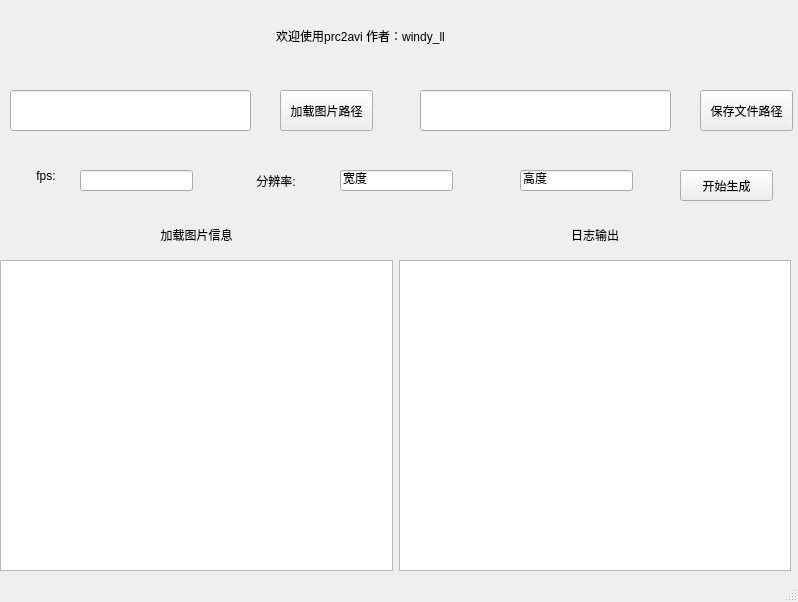
<?xml version="1.0" encoding="UTF-8"?>
<ui version="4.0">
 <class>MainWindow</class>
 <widget class="QMainWindow" name="MainWindow">
  <property name="geometry">
   <rect>
    <x>0</x>
    <y>0</y>
    <width>798</width>
    <height>602</height>
   </rect>
  </property>
  <property name="windowTitle">
   <string>prc2avi  by windy_ll</string>
  </property>
  <widget class="QWidget" name="centralwidget">
   <widget class="QWidget" name="horizontalLayoutWidget">
    <property name="geometry">
     <rect>
      <x>0</x>
      <y>260</y>
      <width>791</width>
      <height>311</height>
     </rect>
    </property>
    <layout class="QHBoxLayout" name="horizontalLayout">
     <item>
      <widget class="QTextBrowser" name="textBrowser_2"/>
     </item>
     <item>
      <widget class="QTextBrowser" name="textBrowser"/>
     </item>
    </layout>
   </widget>
   <widget class="QWidget" name="horizontalLayoutWidget_2">
    <property name="geometry">
     <rect>
      <x>0</x>
      <y>219</y>
      <width>791</width>
      <height>31</height>
     </rect>
    </property>
    <layout class="QHBoxLayout" name="horizontalLayout_2">
     <item>
      <widget class="QLabel" name="label_2">
       <property name="text">
        <string>加载图片信息</string>
       </property>
       <property name="alignment">
        <set>Qt::AlignCenter</set>
       </property>
      </widget>
     </item>
     <item>
      <widget class="QLabel" name="label">
       <property name="text">
        <string>日志输出</string>
       </property>
       <property name="textFormat">
        <enum>Qt::AutoText</enum>
       </property>
       <property name="scaledContents">
        <bool>false</bool>
       </property>
       <property name="alignment">
        <set>Qt::AlignCenter</set>
       </property>
      </widget>
     </item>
    </layout>
   </widget>
   <widget class="QLabel" name="label_3">
    <property name="geometry">
     <rect>
      <x>200</x>
      <y>20</y>
      <width>321</width>
      <height>31</height>
     </rect>
    </property>
    <property name="text">
     <string>欢迎使用prc2avi 作者：windy_ll</string>
    </property>
    <property name="alignment">
     <set>Qt::AlignCenter</set>
    </property>
    <property name="setStyleSheet" stdset="0">
     <string>border:2px solid red;</string>
    </property>
   </widget>
   <widget class="QPushButton" name="pushButton">
    <property name="geometry">
     <rect>
      <x>280</x>
      <y>90</y>
      <width>93</width>
      <height>41</height>
     </rect>
    </property>
    <property name="text">
     <string>加载图片路径</string>
    </property>
   </widget>
   <widget class="QPushButton" name="pushButton_2">
    <property name="geometry">
     <rect>
      <x>700</x>
      <y>90</y>
      <width>93</width>
      <height>41</height>
     </rect>
    </property>
    <property name="text">
     <string>保存文件路径</string>
    </property>
   </widget>
   <widget class="QLabel" name="label_4">
    <property name="geometry">
     <rect>
      <x>10</x>
      <y>160</y>
      <width>72</width>
      <height>31</height>
     </rect>
    </property>
    <property name="text">
     <string>fps:</string>
    </property>
    <property name="alignment">
     <set>Qt::AlignCenter</set>
    </property>
   </widget>
   <widget class="QLabel" name="label_5">
    <property name="geometry">
     <rect>
      <x>240</x>
      <y>170</y>
      <width>72</width>
      <height>21</height>
     </rect>
    </property>
    <property name="text">
     <string>分辨率:</string>
    </property>
    <property name="alignment">
     <set>Qt::AlignCenter</set>
    </property>
   </widget>
   <widget class="QLineEdit" name="lineEdit">
    <property name="geometry">
     <rect>
      <x>340</x>
      <y>170</y>
      <width>113</width>
      <height>21</height>
     </rect>
    </property>
    <property name="text">
     <string>宽度</string>
    </property>
   </widget>
   <widget class="QLineEdit" name="lineEdit_2">
    <property name="geometry">
     <rect>
      <x>520</x>
      <y>170</y>
      <width>113</width>
      <height>21</height>
     </rect>
    </property>
    <property name="text">
     <string>高度</string>
    </property>
   </widget>
   <widget class="QPushButton" name="pushButton_3">
    <property name="geometry">
     <rect>
      <x>680</x>
      <y>170</y>
      <width>93</width>
      <height>31</height>
     </rect>
    </property>
    <property name="text">
     <string>开始生成</string>
    </property>
   </widget>
   <widget class="QLineEdit" name="lineEdit_3">
    <property name="geometry">
     <rect>
      <x>10</x>
      <y>90</y>
      <width>241</width>
      <height>41</height>
     </rect>
    </property>
   </widget>
   <widget class="QLineEdit" name="lineEdit_4">
    <property name="geometry">
     <rect>
      <x>420</x>
      <y>90</y>
      <width>251</width>
      <height>41</height>
     </rect>
    </property>
   </widget>
   <widget class="QLineEdit" name="lineEdit_5">
    <property name="geometry">
     <rect>
      <x>80</x>
      <y>170</y>
      <width>113</width>
      <height>21</height>
     </rect>
    </property>
   </widget>
  </widget>
  <widget class="QStatusBar" name="statusbar"/>
 </widget>
 <resources/>
 <connections/>
</ui>
